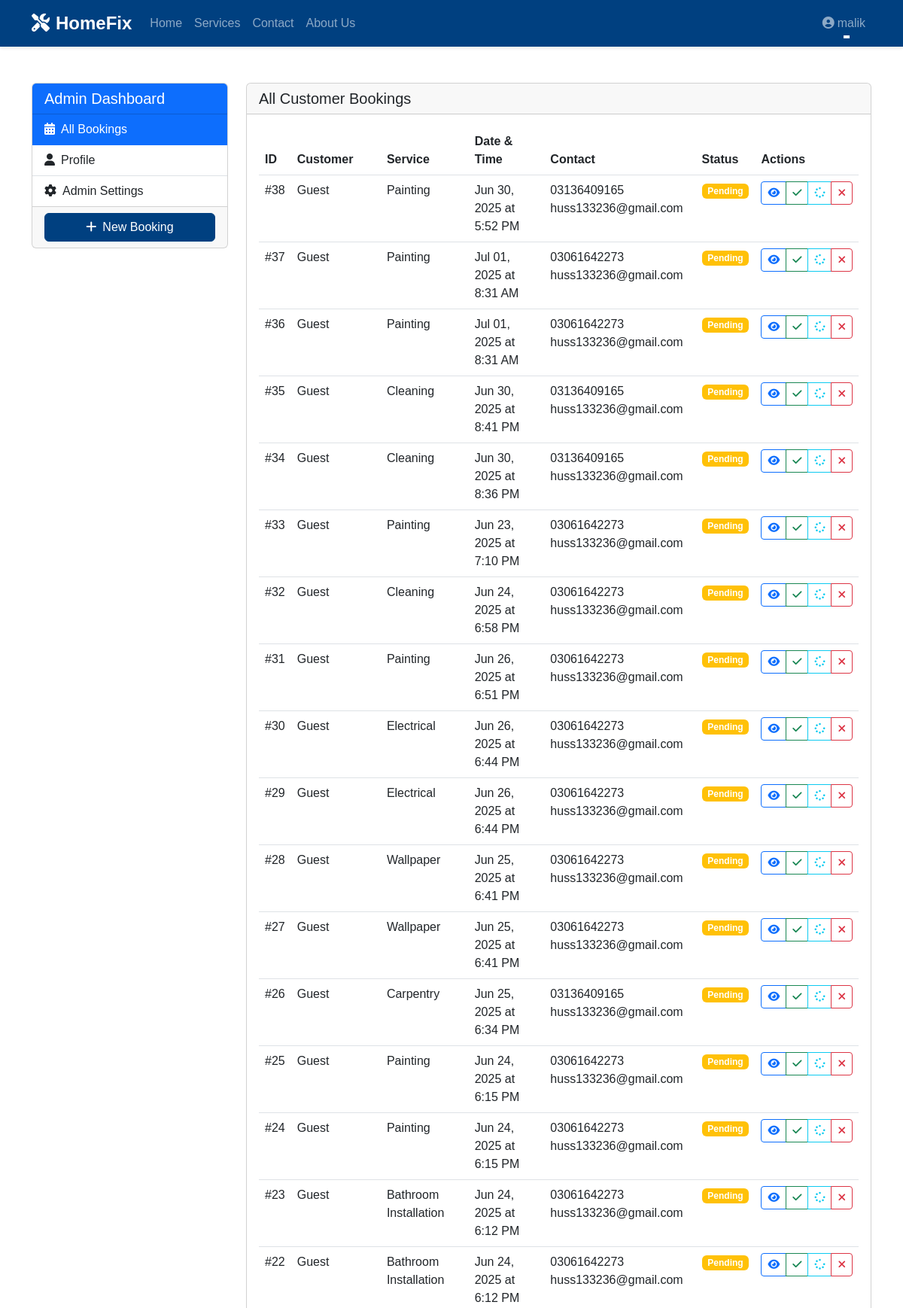
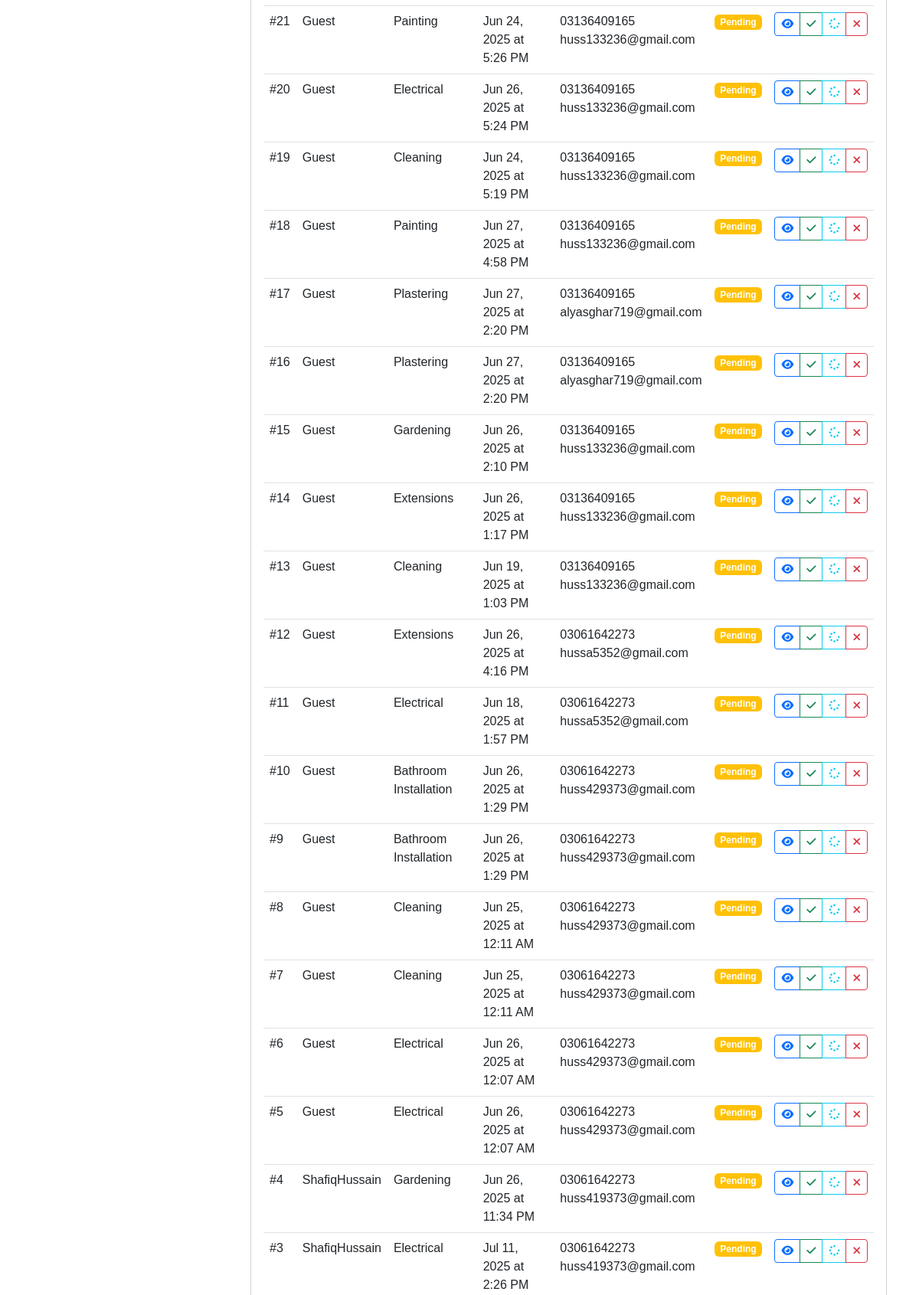
The page /dashboard/ (signed in, upper part) on the database its author committed (2 pictures, top to bottom).
### services/models.py (models this page shows, shortened)
class Booking(models.Model):
    STATUS_CHOICES = [
        ('pending', 'Pending'),
        ('in_progress', 'In Progress'),
        ('confirmed', 'Confirmed'),
        ('completed', 'Completed'),
        ('cancelled', 'Cancelled'),
    ]
    customer = models.ForeignKey(User, on_delete=models.CASCADE, related_name='bookings', null=True, blank=True)
    provider = models.ForeignKey(Provider, on_delete=models.SET_NULL, null=True, related_name='provider_bookings')
    service = models.ForeignKey(Service, on_delete=models.CASCADE)
    date = models.DateField()
    time = models.TimeField()
    phone_number = models.CharField(max_length=20, blank=True, null=True)
    email = models.EmailField(blank=True, null=True)
    address = models.CharField(max_length=255)
    postcode = models.CharField(max_length=20)
    status = models.CharField(max_length=20, choices=STATUS_CHOICES, default='pending')
    price = models.DecimalField(max_digits=10, decimal_places=2, null=True, blank=True)
    notes = models.TextField(blank=True, null=True)
    created_at = models.DateTimeField(auto_now_add=True)
    rating = models.IntegerField(null=True, blank=True)
    feedback = models.TextField(null=True, blank=True)

class Service(models.Model):
    name = models.CharField(max_length=100)
    description = models.TextField()
    icon = models.CharField(max_length=50)  # Store icon name/class
    base_price = models.DecimalField(max_digits=10, decimal_places=2)
    category = models.CharField(max_length=100)

### services/views.py (the view)
# urls.py: path('dashboard/', views.dashboard, name='dashboard'),
@login_required
def dashboard(request):
    user = request.user
    if user.is_staff or user.is_superuser:
        bookings = Booking.objects.all().order_by('-created_at')
        upcoming_bookings = bookings.filter(status__in=['pending', 'confirmed'])
        past_bookings = bookings.filter(status__in=['completed', 'cancelled'])
        is_admin = True
    else:
        bookings = Booking.objects.filter(customer=user).order_by('-created_at')
        upcoming_bookings = bookings.filter(status__in=['pending', 'confirmed'])
        past_bookings = bookings.filter(status__in=['completed', 'cancelled'])
        is_admin = False
    return render(request, 'services/dashboard.html', {
        'user': user,
        'upcoming_bookings': upcoming_bookings,
        'past_bookings': past_bookings,
        'is_admin': is_admin,
    })

### templates/services/dashboard.html (shortened to what this page needs)
{% extends "base.html" %}
{% block content %}
<div class="container py-4">
    <div class="row">
        <div class="col-lg-3 mb-4">
            <div class="card">
                <div class="card-header bg-primary text-white">
                    <h5 class="mb-0">{% if is_admin %}Admin Dashboard{% else %}My Dashboard{% endif %}</h5>
                </div>
                <div class="list-group list-group-flush">
                    <a href="#bookings" class="list-group-item list-group-item-action active" data-bs-toggle="list">
                        {% if is_admin %}<i class="fas fa-calendar-alt me-2"></i>All Bookings{% else %}<i class="fas fa-calendar-alt me-2"></i>My Bookings{% endif %}
                    </a>
                    <a href="#profile" class="list-group-item list-group-item-action" data-bs-toggle="list">
                        <i class="fas fa-user me-2"></i>Profile
                    </a>
                    {% if is_admin %}
                    <a href="#settings" class="list-group-item list-group-item-action" data-bs-toggle="list">
                        <i class="fas fa-cog me-2"></i>Admin Settings
                    </a>
                    {% endif %}
                </div>
                <div class="card-footer">
                    <a href="{% url 'book_service' %}" class="btn btn-primary w-100">
                        <i class="fas fa-plus me-2"></i>New Booking
                    </a>
                </div>
            </div>
        </div>
        <div class="col-lg-9">
            <div class="tab-content">
                <div class="tab-pane fade show active" id="bookings">
                    <div class="card">
                        <div class="card-header">
                            {% if is_admin %}
                            <h5 class="mb-0">All Customer Bookings</h5>
                            {% endif %}
                        </div>
                        <div class="card-body">
                            {% if is_admin %}
                            <div class="table-responsive">
                                <table class="table table-hover">
                                    <thead>
                                        <tr>
                                            <th>ID</th>
                                            <th>Customer</th>
                                            <th>Service</th>
                                            <th>Date & Time</th>
                                            <th>Contact</th>
                                            <th>Status</th>
                                            <th>Actions</th>
                                        </tr>
                                    </thead>
                                    <tbody>
                                        {% for booking in upcoming_bookings %}
                                        <tr>
                                            <td>#{{ booking.id }}</td>
                                            <td>
                                                {% if booking.customer %}
                                                    {{ booking.customer.get_full_name|default:booking.customer.username|default:"Guest" }}
                                                {% else %}
                                                    Guest
                                                {% endif %}
                                            </td>
                                            <td>{{ booking.service.name }}</td>
                                            <td>{{ booking.date|date:"M d, Y" }} at {{ booking.time|time:"g:i A" }}</td>
                                            <td>
                                                {{ booking.phone_number }}<br>
                                                {{ booking.email }}
                                            </td>
                                            <td>
                                                <span class="badge {% if booking.status == 'confirmed' %}bg-success{% elif booking.status == 'pending' %}bg-warning{% elif booking.status == 'in_progress' %}bg-info{% elif booking.status == 'cancelled' %}bg-danger{% elif booking.status == 'completed' %}bg-secondary{% else %}bg-secondary{% endif %}">
                                                    {{ booking.status|title }}
                                                </span>
                                            </td>
                                            <td>
                                                <div class="btn-group btn-group-sm">
                                                    <button class="btn btn-outline-primary" data-bs-toggle="modal" data-bs-target="#bookingDetails{{ booking.id }}">
                                                        <i class="fas fa-eye"></i>
                                                    </button>
                                                    {% if booking.status == 'pending' %}
                                                    <a href="{% url 'update_booking_status' booking.id 'confirmed' %}" class="btn btn-outline-success" title="Confirm Booking">
                                                        <i class="fas fa-check"></i>
                                                    </a>
                                                    <a href="{% url 'update_booking_status' booking.id 'in_progress' %}" class="btn btn-outline-info" title="Mark as In Progress">
                                                        <i class="fas fa-spinner"></i>
                                                    </a>
                                                    <a href="{% url 'update_booking_status' booking.id 'cancelled' %}" class="btn btn-outline-danger" title="Cancel Booking">
                                                        <i class="fas fa-times"></i>
                                                    </a>
                                                    {% elif booking.status == 'completed' %}
                                                    <span class="btn btn-outline-secondary disabled">
                                                        <i class="fas fa-lock"></i>
                                                    </span>
                                                    {% elif booking.status == 'cancelled' %}
                                                    <a href="{% url 'update_booking_status' booking.id 'pending' %}" class="btn btn-outline-warning" title="Reactivate Booking">
                                                        <i class="fas fa-redo"></i>
                                                    </a>
                                                    {% endif %}
                                                </div>
                                            </td>
                                        </tr>
                                        {% endfor %}
                                    </tbody>
                                </table>
                            </div>
                            {% endif %}
                        </div>
                    </div>
                </div>
            </div>
        </div>
    </div>
</div>
{% endblock %}

### templates/base.html (shortened to what this page needs)
{% load static %}
<!DOCTYPE html>
<html lang="en">
<head>
    <link href="https://cdn.jsdelivr.net/npm/bootstrap@5.3.0/dist/css/bootstrap.min.css" rel="stylesheet">
    <link rel="stylesheet" href="https://cdn.jsdelivr.net/npm/bootstrap-icons@1.10.0/font/bootstrap-icons.css">
    <link rel="stylesheet" href="https://cdnjs.cloudflare.com/ajax/libs/font-awesome/6.4.0/css/all.min.css">
    {% block extra_css %}
    <link rel="stylesheet" href="{% static 'css/custom.css' %}">
{% endblock %}
</head>
<body>
    <nav class="navbar navbar-expand-lg navbar-dark sticky-top" style="background-color: #004080;">
        <div class="container">
            <a class="navbar-brand fw-bold" href="{% url 'home' %}"><i class="fas fa-tools me-2"></i>HomeFix</a>
            <div class="collapse navbar-collapse" id="navbarNav">
                <ul class="navbar-nav me-auto">
                    <li class="nav-item">
                        <a class="nav-link" href="{% url 'home' %}">Home</a>
                    </li>
                    <li class="nav-item">
                        <a class="nav-link" href="{% url 'services' %}">Services</a>
                    </li>
                    <li class="nav-item">
                        <a class="nav-link" href="{% url 'contact' %}">Contact</a>
                    </li>
                    <li class="nav-item">
                        <a class="nav-link" href="{% url 'about' %}">About Us</a>
                    </li>
                </ul>
                <div class="navbar-nav">
                    {% if user.is_authenticated %}
                        <div class="nav-item dropdown">
                            <a class="nav-link dropdown-toggle" href="#" role="button" data-bs-toggle="dropdown">
                                <i class="fas fa-user-circle me-1"></i>{{ user.first_name|default:user.username }}
                            </a>
                        </div>
                    {% else %}
                        <a class="nav-link" href="{% url 'login' %}">Login</a>
                        <a class="nav-link btn btn-outline-light ms-2" href="{% url 'register' %}">Sign Up</a>
                    {% endif %}
                </div>
            </div>
        </div>
    </nav>
    <main class="py-4">
        {% block content %}{% endblock %}
    </main>
</body>
</html>

### static/css/custom.css (style rules this page uses)
body { font-family: 'Poppins', sans-serif; animation: fadeInAnimation ease 1s; animation-iteration-count: 1; animation-fill-mode: forwards; }
a, .btn { transition: all 0.3s ease-in-out; }
.card { transition: transform 0.3s ease, box-shadow 0.3s ease; }
.navbar-nav .nav-link { position: relative; padding-bottom: 0.5rem; }
.navbar-nav .nav-link::after { content: ''; position: absolute; bottom: 0; left: 50%; transform: translateX(-50%); width: 0; height: 2px; background-color: #fff; transition: width 0.3s ease-in-out; }

### templates/base.html (style rules this page uses)
html, body { height: 100%; margin: 0; }
body { display: flex; flex-direction: column; min-height: 100vh; }
main { flex: 1 0 auto; padding-bottom: 2rem; }
:root { --primary-color: #004080; --secondary-color: #f8f9fa; }
.navbar-brand { font-size: 1.5rem; font-weight: 600; }
.btn-primary { background-color: var(--primary-color); border-color: var(--primary-color); }
.navbar { box-shadow: 0 2px 4px rgba(0,0,0,0.1); }

### rows shown on the page
Booking: id "38", shows "Guest", service.name "Painting", date "Jun 30, 2025", time "5:52 PM", phone_number "03136409165", email "huss133236@gmail.com", status "Pending"
Booking: id "37", shows "Guest", service.name "Painting", date "Jul 01, 2025", time "8:31 AM", phone_number "03061642273", email "huss133236@gmail.com", status "Pending"
Booking: id "36", shows "Guest", service.name "Painting", date "Jul 01, 2025", time "8:31 AM", phone_number "03061642273", email "huss133236@gmail.com", status "Pending"
Booking: id "35", shows "Guest", service.name "Cleaning", date "Jun 30, 2025", time "8:41 PM", phone_number "03136409165", email "huss133236@gmail.com", status "Pending"
Booking: id "34", shows "Guest", service.name "Cleaning", date "Jun 30, 2025", time "8:36 PM", phone_number "03136409165", email "huss133236@gmail.com", status "Pending"
Booking: id "33", shows "Guest", service.name "Painting", date "Jun 23, 2025", time "7:10 PM", phone_number "03061642273", email "huss133236@gmail.com", status "Pending"
Booking: id "32", shows "Guest", service.name "Cleaning", date "Jun 24, 2025", time "6:58 PM", phone_number "03061642273", email "huss133236@gmail.com", status "Pending"
Booking: id "31", shows "Guest", service.name "Painting", date "Jun 26, 2025", time "6:51 PM", phone_number "03061642273", email "huss133236@gmail.com", status "Pending"
Booking: id "30", shows "Guest", service.name "Electrical", date "Jun 26, 2025", time "6:44 PM", phone_number "03061642273", email "huss133236@gmail.com", status "Pending"
Booking: id "29", shows "Guest", service.name "Electrical", date "Jun 26, 2025", time "6:44 PM", phone_number "03061642273", email "huss133236@gmail.com", status "Pending"
Booking: id "28", shows "Guest", service.name "Wallpaper", date "Jun 25, 2025", time "6:41 PM", phone_number "03061642273", email "huss133236@gmail.com", status "Pending"
Booking: id "27", shows "Guest", service.name "Wallpaper", date "Jun 25, 2025", time "6:41 PM", phone_number "03061642273", email "huss133236@gmail.com", status "Pending"
Booking: id "26", shows "Guest", service.name "Carpentry", date "Jun 25, 2025", time "6:34 PM", phone_number "03136409165", email "huss133236@gmail.com", status "Pending"
Booking: id "25", shows "Guest", service.name "Painting", date "Jun 24, 2025", time "6:15 PM", phone_number "03061642273", email "huss133236@gmail.com", status "Pending"
Booking: id "24", shows "Guest", service.name "Painting", date "Jun 24, 2025", time "6:15 PM", phone_number "03061642273", email "huss133236@gmail.com", status "Pending"
Booking: id "23", shows "Guest", service.name "Bathroom Installation", date "Jun 24, 2025", time "6:12 PM", phone_number "03061642273", email "huss133236@gmail.com", status "Pending"
Booking: id "22", shows "Guest", service.name "Bathroom Installation", date "Jun 24, 2025", time "6:12 PM", phone_number "03061642273", email "huss133236@gmail.com", status "Pending"
Booking: id "21", shows "Guest", service.name "Painting", date "Jun 24, 2025", time "5:26 PM", phone_number "03136409165", email "huss133236@gmail.com", status "Pending"
Booking: id "20", shows "Guest", service.name "Electrical", date "Jun 26, 2025", time "5:24 PM", phone_number "03136409165", email "huss133236@gmail.com", status "Pending"
Booking: id "19", shows "Guest", service.name "Cleaning", date "Jun 24, 2025", time "5:19 PM", phone_number "03136409165", email "huss133236@gmail.com", status "Pending"
Booking: id "18", shows "Guest", service.name "Painting", date "Jun 27, 2025", time "4:58 PM", phone_number "03136409165", email "huss133236@gmail.com", status "Pending"
Booking: id "17", shows "Guest", service.name "Plastering", date "Jun 27, 2025", time "2:20 PM", phone_number "03136409165", email "alyasghar719@gmail.com", status "Pending"
Booking: id "16", shows "Guest", service.name "Plastering", date "Jun 27, 2025", time "2:20 PM", phone_number "03136409165", email "alyasghar719@gmail.com", status "Pending"
Booking: id "15", shows "Guest", service.name "Gardening", date "Jun 26, 2025", time "2:10 PM", phone_number "03136409165", email "huss133236@gmail.com", status "Pending"
Booking: id "14", shows "Guest", service.name "Extensions", date "Jun 26, 2025", time "1:17 PM", phone_number "03136409165", email "huss133236@gmail.com", status "Pending"
Booking: id "13", shows "Guest", service.name "Cleaning", date "Jun 19, 2025", time "1:03 PM", phone_number "03136409165", email "huss133236@gmail.com", status "Pending"
Booking: id "12", shows "Guest", service.name "Extensions", date "Jun 26, 2025", time "4:16 PM", phone_number "03061642273", email "hussa5352@gmail.com", status "Pending"
Booking: id "11", shows "Guest", service.name "Electrical", date "Jun 18, 2025", time "1:57 PM", phone_number "03061642273", email "hussa5352@gmail.com", status "Pending"
Booking: id "10", shows "Guest", service.name "Bathroom Installation", date "Jun 26, 2025", time "1:29 PM", phone_number "03061642273", email "huss429373@gmail.com", status "Pending"
Booking: id "9", shows "Guest", service.name "Bathroom Installation", date "Jun 26, 2025", time "1:29 PM", phone_number "03061642273", email "huss429373@gmail.com", status "Pending"
Booking: id "8", shows "Guest", service.name "Cleaning", date "Jun 25, 2025", time "12:11 AM", phone_number "03061642273", email "huss429373@gmail.com", status "Pending"
Booking: id "7", shows "Guest", service.name "Cleaning", date "Jun 25, 2025", time "12:11 AM", phone_number "03061642273", email "huss429373@gmail.com", status "Pending"
Booking: id "6", shows "Guest", service.name "Electrical", date "Jun 26, 2025", time "12:07 AM", phone_number "03061642273", email "huss429373@gmail.com", status "Pending"
Booking: id "5", shows "Guest", service.name "Electrical", date "Jun 26, 2025", time "12:07 AM", phone_number "03061642273", email "huss429373@gmail.com", status "Pending"
Booking: id "4", customer.get_full_name "ShafiqHussain", service.name "Gardening", date "Jun 26, 2025", time "11:34 PM", phone_number "03061642273", email "huss419373@gmail.com", status "Pending"
Booking: id "3", customer.get_full_name "ShafiqHussain", service.name "Electrical", date "Jul 11, 2025", time "2:26 PM", phone_number "03061642273", email "huss419373@gmail.com", status "Pending"

### other values the page prints
{{ user.first_name|default:user.username }} "malik"
